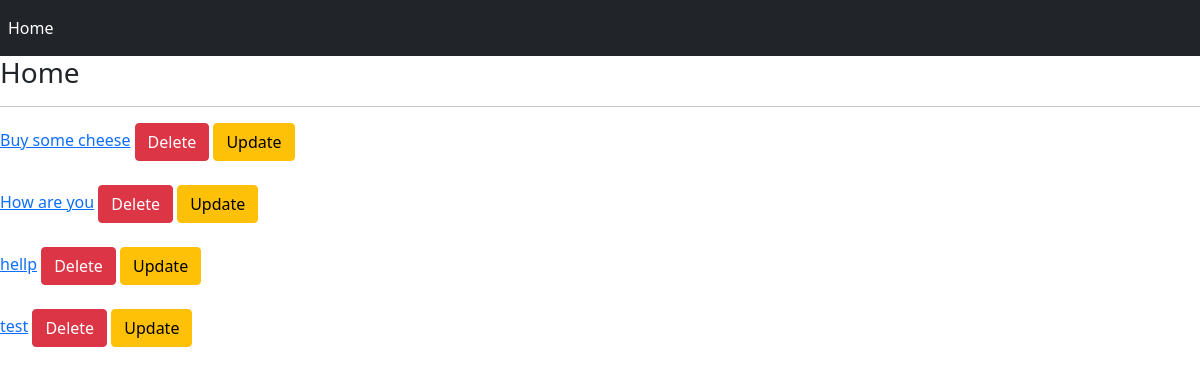
Before: / with the older database file.
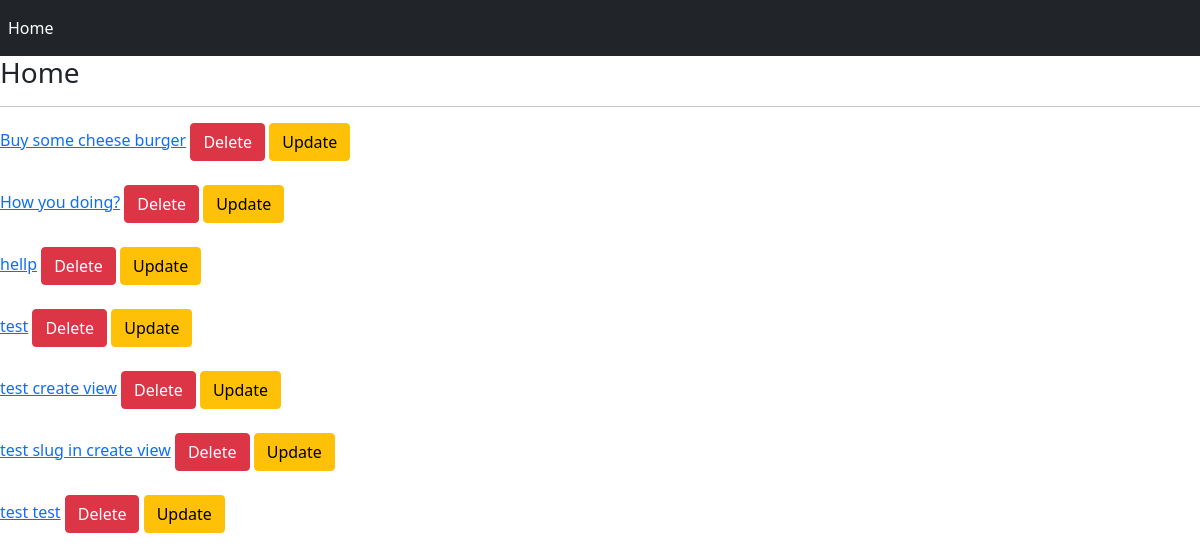
After: the same page with the newer database file.
### first/models.py (models this page shows, shortened)
class Todo(models.Model):
    title = models.CharField(max_length=100)
    created_at = models.DateTimeField(auto_now_add=True)
    slug = models.CharField(max_length=100, null=True, blank=True)

### first/views.py (the view)
# urls.py: 2. Add a URL to urlpatterns:  path('', Home.as_view(), name='home')
class Home(ListView):
    template_name = 'first/home.html'
    context_object_name = 'todos'
    ordering = ['-created_at']
    def get_queryset(self):
        return Todo.objects.all()

### first/templates/first/home.html
{% extends 'base.html' %}
{% block content %}
    <h3>Home</h3><hr/>
    {% for todo in object_list %}
        <a href="{% url 'first:detail_todo' todo.slug %}">{{ todo.title }}</a>
        <a href="{% url 'first:delete_todo' todo.id %}" class="btn btn-danger">Delete</a>
        <a href="{% url 'first:update_todo' todo.id %}" class="btn btn-warning">Update</a><br/><br/>
    {% endfor %}
{% endblock content %}

### templates/base.html (shortened to what this page needs)
<!DOCTYPE html>
<html lang="en">
<head>
    <link href="https://cdn.jsdelivr.net/npm/bootstrap@5.1.3/dist/css/bootstrap.min.css" rel="stylesheet">
</head>
<body>
    {% include 'inc/navbar.html' %}
    <div class="jumbotron">
        {% block content %}
        {% endblock content %}
    </div>
</body>
</html>

### templates/inc/navbar.html
<nav class="navbar navbar-expand-lg navbar-dark bg-dark">
    <div class="navbar-nav">
        <a class="nav-link active" aria-current="page" href="#">Home</a>
    </div>
</nav>

Changed rows visible on the page:
changed Todo: title "Buy some cheese" → "Buy some cheese burger"
changed Todo: title "How are you" → "How you doing?"
added Todo: title "test create view"
added Todo: title "test slug in create view"
added Todo: title "test test"
